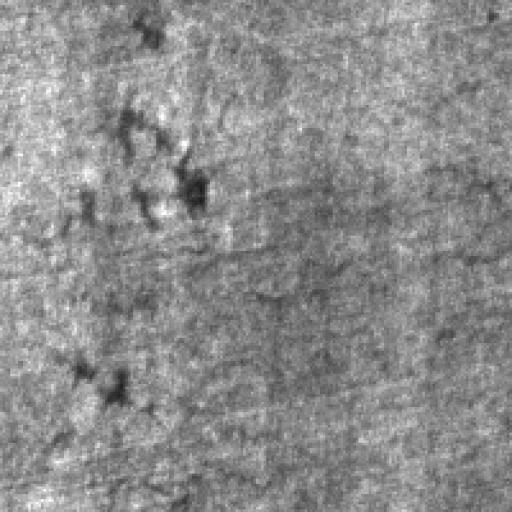
#> input picture data/six_class_steel_surface_defect_dataset/test/images/crazing_148_jpg.rf.6e62fb7fa1a912aa7264ada10a099e8a.jpg, 512 x 512 px
$ python -i candidates.py   (imports and definitions only)   (older library calls are emulated)
#> lines starting #> are read from the running program, lines starting #| are printed output that depends on the picture; after the words box and inside, x2 and y2 are one past the last pixel; in counts of white or black regions, pixels touching at a corner belong together
#> further down, picture is the input picture: shape (512, 512); min 22, max 255, mean 139.6
"""PS candidates only; no new hardware and no automatic promotion."""
from contextlib import contextmanager
import types
import cv2
import numpy as np
from gaussian_candidate import row_pass

VARIANTS=("gaussian_direct_pad","gray_histogram","orientation_int16")

def scalar_histogram(raw):
    raw=np.asarray(raw)
    if raw.dtype!=np.uint8 or raw.ndim!=2 or not raw.size or max(raw.shape)>512:
        raise ValueError("Histogram candidate expects nonempty uint8 ROI <=512x512")
    counts=cv2.calcHist([raw],[0],None,[256],[0,256]).ravel()
    # Counts <= 262144 are exact in float32; cumulative integer counts are exact.
    cumulative=np.cumsum(counts,dtype=np.int64)
    positions=(raw.size-1)*np.asarray([.5,.1,.9,.95],np.float64)
    lower=np.floor(positions).astype(np.int64)
    upper=np.ceil(positions).astype(np.int64)
    a=np.searchsorted(cumulative,lower,side="right").astype(np.float64)
    b=np.searchsorted(cumulative,upper,side="right").astype(np.float64)
    weight=positions-lower
    quantiles=np.where(weight>=.5,b-(b-a)*(1-weight),a+(b-a)*weight)
    # Keep the qualified float32 mean/std algorithm, not an algebraic substitute.
    values=np.asarray(raw,dtype=np.float32)
    rounded=lambda x:round(float(x),6)
    return {"mean":rounded(values.mean()),"median":rounded(quantiles[0]),
            "p10":rounded(quantiles[1]),"p90":rounded(quantiles[2]),
            "p95":rounded(quantiles[3]),"std":rounded(values.std())}

def orientation_int16(gray,threshold=64,bins=12):
#> called with threshold = 64, bins = 12
    gray=np.asarray(gray)
    if gray.dtype!=np.uint8 or gray.ndim!=2 or not gray.size:
        raise ValueError("Expected uint8 grayscale ROI")
    gx=cv2.Sobel(gray,cv2.CV_16S,1,0,ksize=3,borderType=cv2.BORDER_CONSTANT)
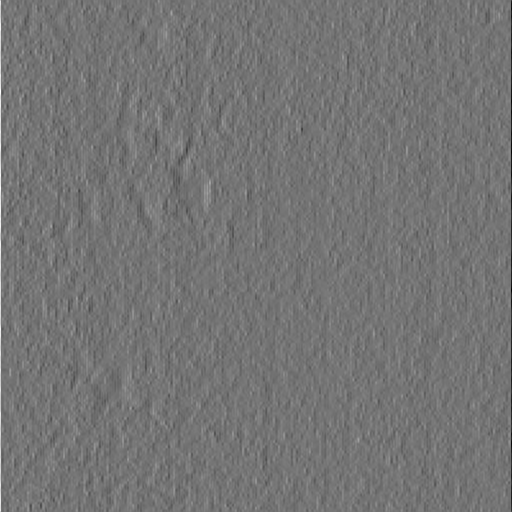
#> gx: shape (512, 512) int16; min -759, max 898, mean -0.3; drawn with min black and max white
    gy=cv2.Sobel(gray,cv2.CV_16S,0,1,ksize=3,borderType=cv2.BORDER_CONSTANT)
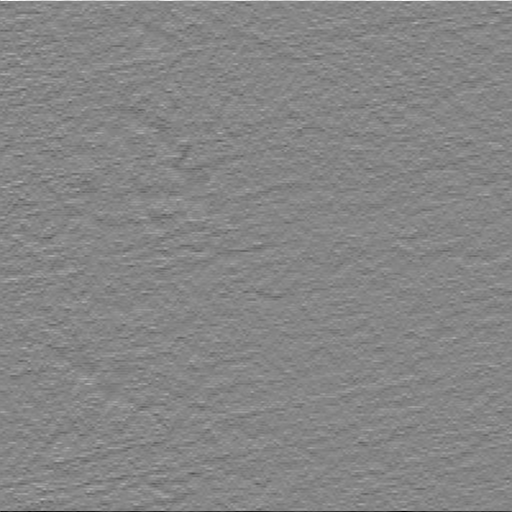
#> gy: shape (512, 512) int16; min -855, max 773, mean 0; drawn with min black and max white
    # Each gradient is in [-1020,1020]; L1 magnitude fits signed 16 bits.
    selected=np.abs(gx)+np.abs(gy)>=threshold
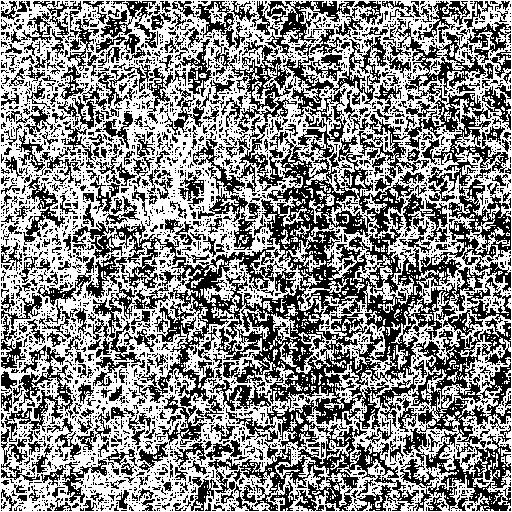
#> selected: shape (512, 512) bool; 53.8% white; 3629 black regions (3122 under 20 px), largest, box (x1, y1, x2, y2) and area: (72, 135, 511, 511) 35966, (411, 318, 511, 511) 6994, (395, 18, 511, 149) 3606
    selected[[0,-1],:]=False
    selected[:,[0,-1]]=False
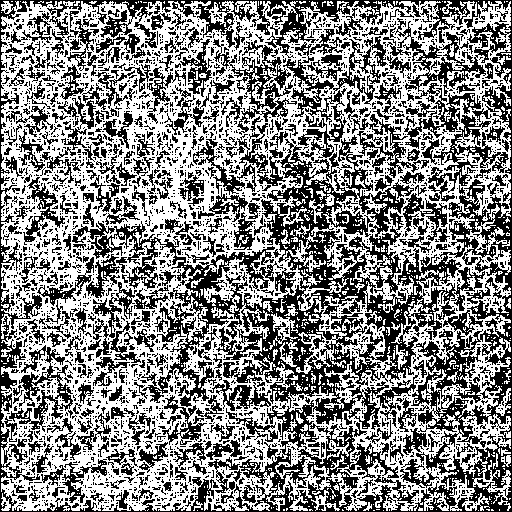
#> selected: shape (512, 512) bool; 53% white; 3413 black regions (2977 under 20 px), largest, box (x1, y1, x2, y2) and area: (0, 0, 512, 512) 61425, (283, 36, 388, 158) 2989, (213, 39, 297, 135) 1948
    count=int(np.count_nonzero(selected))
#> count = 138945
    if not count:return {"strong_edge_pixel_count":0,"entropy":None,"coherence":None}
    # Cast before transcendental operations, preserving float32 angles/hypot
    # and the original pixel/accumulation order.
    x=gx[selected].astype(np.float32);y=gy[selected].astype(np.float32)
    angles=np.mod(np.arctan2(y,x),np.pi)
    weights=np.hypot(x,y).astype(np.float64)
    hist,_=np.histogram(angles,bins=bins,range=(0,np.pi),weights=weights)
#> hist = [1246987.7, 1135538.9, 987758.9, 942183.6, 1012750, 1016554.4, 979772.7, 865873.3, 775013.2, 838934.4, 960193, 1109000.1]
    probabilities=hist/max(float(hist.sum()),1e-9)
#> probabilities = [0.105, 0.0957, 0.0832, 0.0794, 0.0853, 0.0856, 0.0825, 0.0729, 0.0653, 0.0707, 0.0809, 0.0934]
    nonzero=probabilities>0
#> nonzero = [True, True, True, True, True, True, True, True, True, True, True, True]
    entropy=-float(np.sum(probabilities[nonzero]*np.log(probabilities[nonzero])))/np.log(bins)
#> entropy = 0.997
    vector=np.sum(weights*np.exp(2j*angles))/max(float(weights.sum()),1e-9)
    return {"strong_edge_pixel_count":count,"entropy":round(float(entropy),6),
            "coherence":round(float(abs(vector)),6)}

@contextmanager
def variant(runtime,name):
    if name not in ("baseline",)+VARIANTS:raise ValueError("Unknown candidate")
    experiment=runtime.experiment
    module=experiment.base._fast._runtime
    driver=runtime.tail.base.gaussian
    with experiment.LOCK,experiment.base._MODE_LOCK,experiment.base._HARDWARE_LOCK:
        old_row,old_scalar,old_orientation=driver.row_pass,module.scalar_stats,module.orientation_metrics
        try:
            if name=="gaussian_direct_pad":driver.row_pass=types.MethodType(row_pass,driver)
            elif name=="gray_histogram":module.scalar_stats=scalar_histogram
            elif name=="orientation_int16":module.orientation_metrics=orientation_int16
            yield
        finally:
            driver.row_pass=old_row
            module.scalar_stats=old_scalar
            module.orientation_metrics=old_orientation

>>> import cv2
>>> picture = cv2.imread('../../../../data/six_class_steel_surface_defect_dataset/test/images/crazing_148_jpg.rf.6e62fb7fa1a912aa7264ada10a099e8a.jpg', cv2.IMREAD_GRAYSCALE)
>>> result = orientation_int16(picture)
#> result = {'strong_edge_pixel_count': 138945, 'entropy': 0.997, 'coherence': 0.0665}

$ run again, on data/six_class_steel_surface_defect_dataset/test/images/crazing_14_jpg.rf.af608484741ad78dd08a7316c0aa65d9.jpg
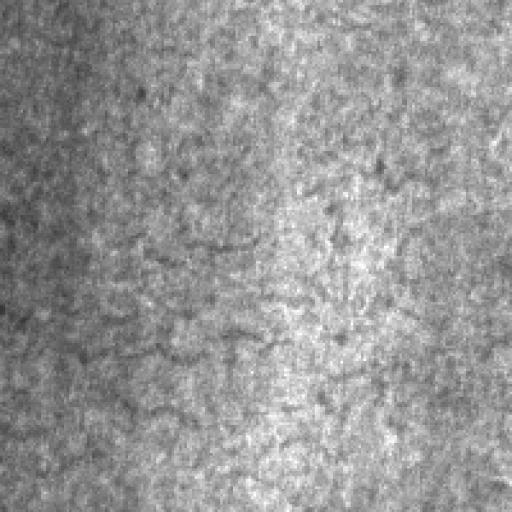
#> input picture data/six_class_steel_surface_defect_dataset/test/images/crazing_14_jpg.rf.af608484741ad78dd08a7316c0aa65d9.jpg, 512 x 512 px
#> picture is the input picture: shape (512, 512); min 52, max 255, mean 149.9
#> in orientation_int16, `gy=cv2.Sobel(gray,cv2.CV_16S,0,1,ksize=3,borderType=cv2.BORDER_CONSTANT)`:
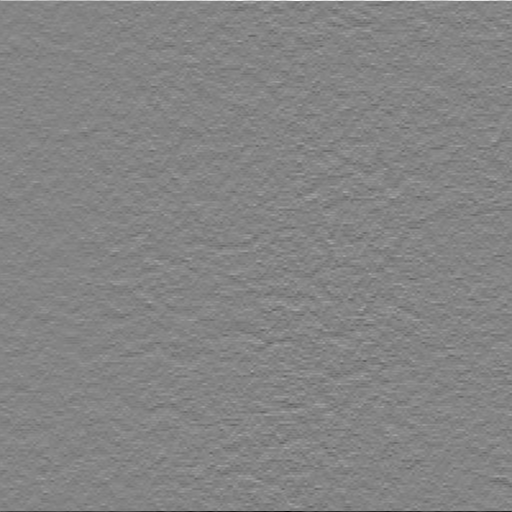
#> gy: shape (512, 512) int16; min -982, max 909, mean 0; drawn with min black and max white
#> in orientation_int16, `selected[:,[0,-1]]=False`:
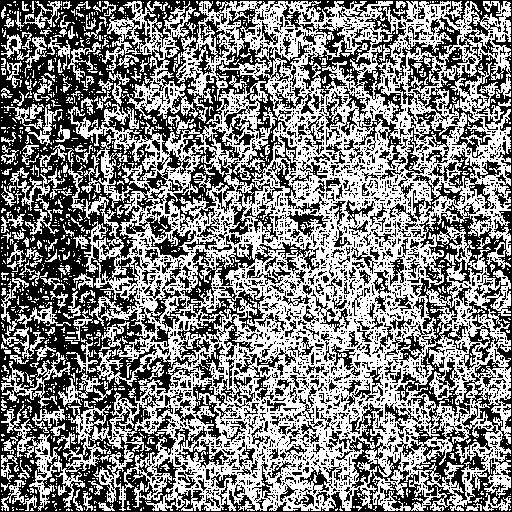
#> selected: shape (512, 512) bool; 50.7% white; 3221 black regions (2819 under 20 px), largest, box (x1, y1, x2, y2) and area: (0, 0, 512, 512) 78248, (177, 242, 320, 358) 3426, (282, 3, 406, 122) 3044
#> count = 133023
#> hist = [1294185.1, 1098375.6, 900029.5, 840419.1, 867066.5, 856521.6, 830087.7, 780878.6, 742994.5, 855456.9, 987932.8, 1158475.7]
#> probabilities = [0.115, 0.098, 0.0803, 0.075, 0.0773, 0.0764, 0.074, 0.0696, 0.0663, 0.0763, 0.0881, 0.103]
#> nonzero = [True, True, True, True, True, True, True, True, True, True, True, True]
#> entropy = 0.994
#> result = {'strong_edge_pixel_count': 133023, 'entropy': 0.994, 'coherence': 0.102}

$ run again, on data/six_class_steel_surface_defect_dataset/test/images/crazing_179_jpg.rf.580ec911627600fdc4b7ddb2f3e63bad.jpg
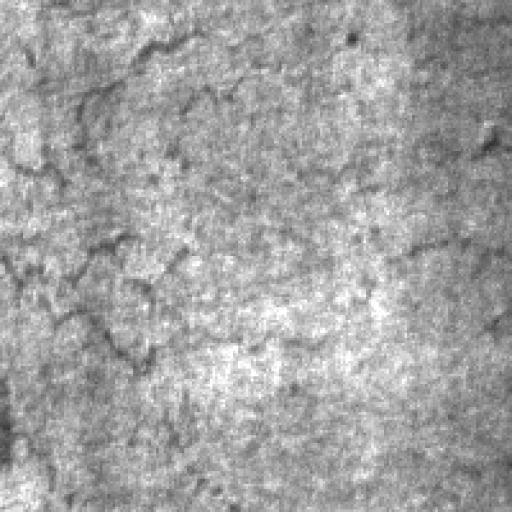
#> input picture data/six_class_steel_surface_defect_dataset/test/images/crazing_179_jpg.rf.580ec911627600fdc4b7ddb2f3e63bad.jpg, 512 x 512 px
#> picture is the input picture: shape (512, 512); min 46, max 255, mean 161.9
#> in orientation_int16, `gy=cv2.Sobel(gray,cv2.CV_16S,0,1,ksize=3,borderType=cv2.BORDER_CONSTANT)`:
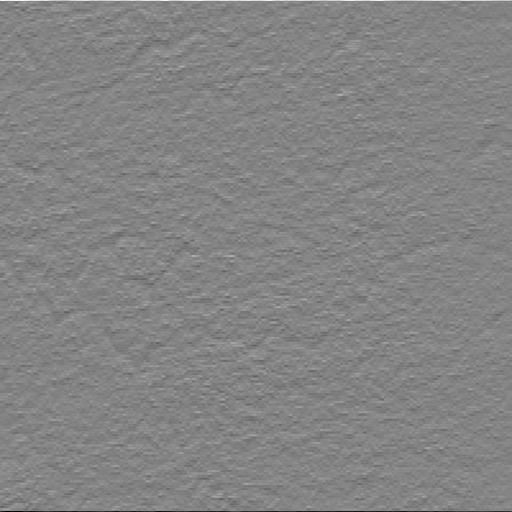
#> gy: shape (512, 512) int16; min -936, max 872, mean 0.1; drawn with min black and max white
#> in orientation_int16, `selected[:,[0,-1]]=False`:
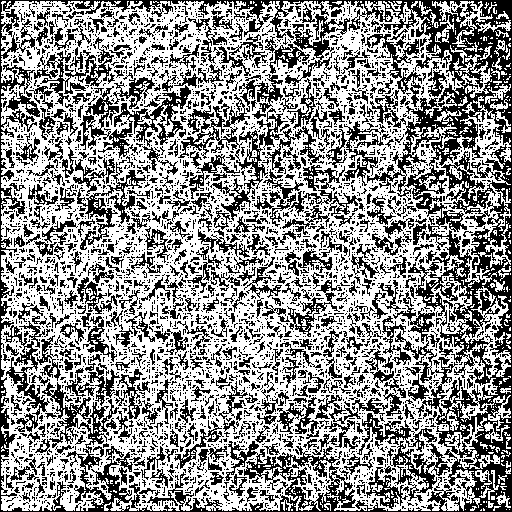
#> selected: shape (512, 512) bool; 57.1% white; black in thin lines or dots
#> count = 149763
#> hist = [1478937.3, 1259001.2, 1098126.2, 1052418.2, 1105311.8, 1155585.2, 1113589.8, 959370.4, 836789.8, 941496.6, 1058379.9, 1277389.8]
#> probabilities = [0.111, 0.0944, 0.0823, 0.0789, 0.0829, 0.0866, 0.0835, 0.0719, 0.0627, 0.0706, 0.0794, 0.0958]
#> nonzero = [True, True, True, True, True, True, True, True, True, True, True, True]
#> entropy = 0.996
#> result = {'strong_edge_pixel_count': 149763, 'entropy': 0.996, 'coherence': 0.0719}

$ run again, on data/six_class_steel_surface_defect_dataset/test/images/crazing_261_jpg.rf.671625b948467ed29a482fe09d263dbc.jpg
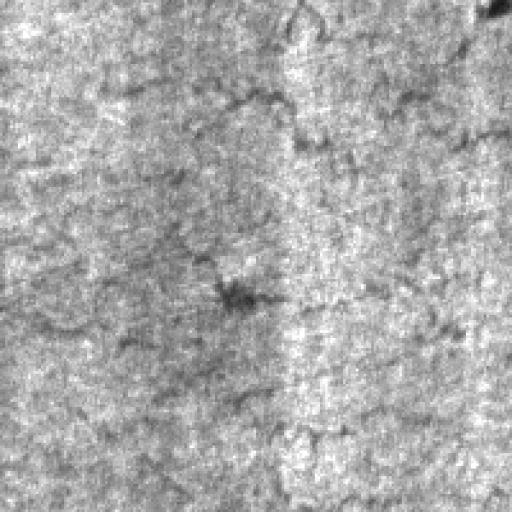
#> input picture data/six_class_steel_surface_defect_dataset/test/images/crazing_261_jpg.rf.671625b948467ed29a482fe09d263dbc.jpg, 512 x 512 px
#> picture is the input picture: shape (512, 512); min 22, max 255, mean 169.9
#> in orientation_int16, `gy=cv2.Sobel(gray,cv2.CV_16S,0,1,ksize=3,borderType=cv2.BORDER_CONSTANT)`:
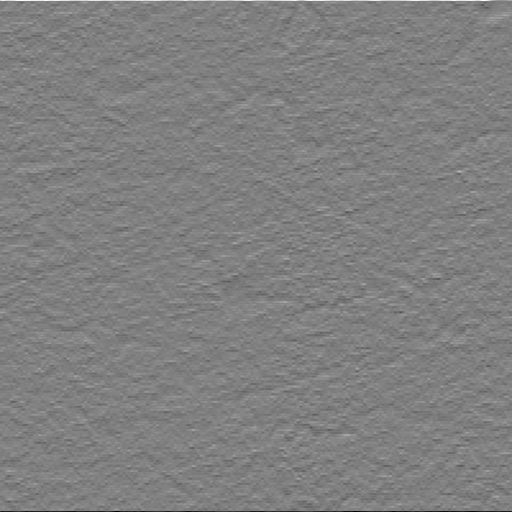
#> gy: shape (512, 512) int16; min -937, max 926, mean 0; drawn with min black and max white
#> in orientation_int16, `selected[:,[0,-1]]=False`:
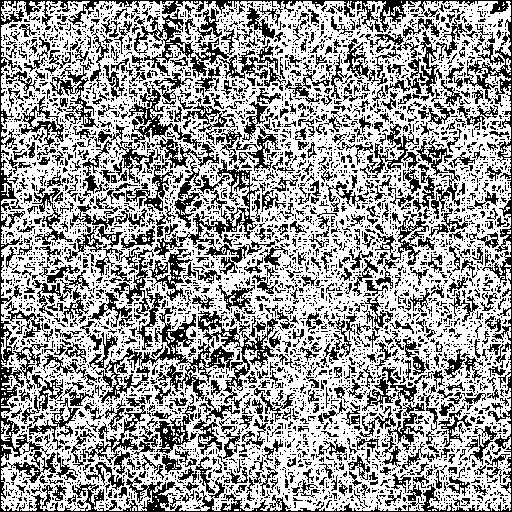
#> selected: shape (512, 512) bool; 61.3% white; black in thin lines or dots
#> count = 160762
#> hist = [1601461, 1359625, 1196550.3, 1157367.2, 1254798.1, 1290681.3, 1262583.7, 1108472.1, 974734.9, 1050161.2, 1193491.8, 1426326.3]
#> probabilities = [0.108, 0.0914, 0.0804, 0.0778, 0.0843, 0.0868, 0.0849, 0.0745, 0.0655, 0.0706, 0.0802, 0.0959]
#> nonzero = [True, True, True, True, True, True, True, True, True, True, True, True]
#> entropy = 0.997
#> result = {'strong_edge_pixel_count': 160762, 'entropy': 0.997, 'coherence': 0.0577}
